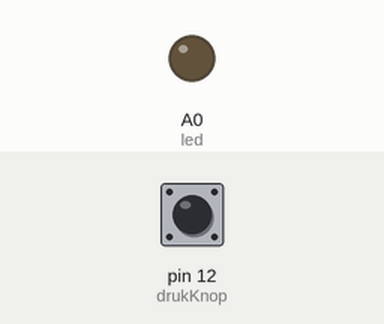
This sketch was run on a simulated Arduino Uno, built with avr-gcc and run on an emulated ATmega328P. Parts: output pins drawn as LEDs (lit = HIGH). Inputs (shaded band) come from the test bench; at power-on: pin 12 (drukKnop) LOW. What the sketch prints to the serial monitor is not drawn.

Above: at 1.2 s.
1.3 s: pin 12 (drukKnop) pulled HIGH for 0.15 s
At 1.38 s:
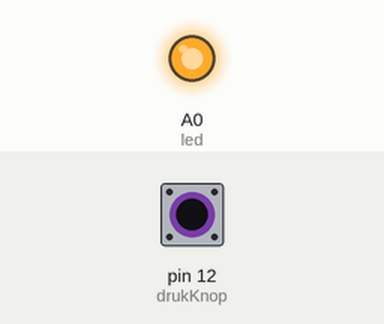
2.9 s: pin 12 (drukKnop) pulled HIGH for 3.2 s
At 6.7 s:
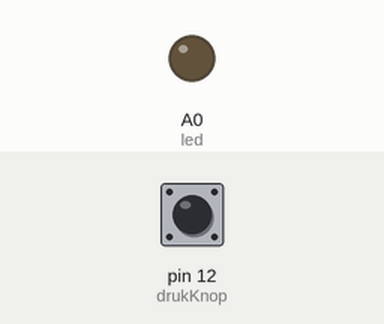
Timing chart, 0 to 8.2 s (numbered marks = the images above; inputs shaded):
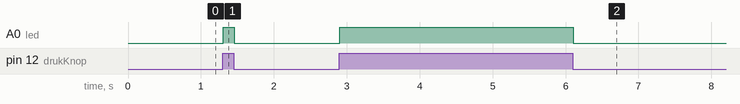

Measured:
- after the input at 1.3 s, A0 (led): LOW → HIGH at once, → LOW 0.15 s later
- after the input at 2.9 s, A0 (led): LOW → HIGH at once, → LOW 3.2 s later

The sketch:

ReadSwitch.ino
```cpp
int drukKnop = 12; //Hier initialiseer je de waarden
int led = A0;
int StaatdrukKnop = LOW; //Staat van de druktoets instellen

void setup() {
	Serial.begin(9600);
	pinMode(led, OUTPUT); //LED instellen als uitvoer
	pinMode(drukKnop, INPUT); //Druktoets instellen als invoer
}

void loop() {
	StaatdrukKnop = digitalRead(drukKnop); //Staat van de druktoets de waarde geven van het uitlezen van de druktoets
	Serial.println(StaatdrukKnop);

	if (StaatdrukKnop == HIGH){
		digitalWrite(led, HIGH);
	} else {
		digitalWrite(led, LOW);
	}
}
```
